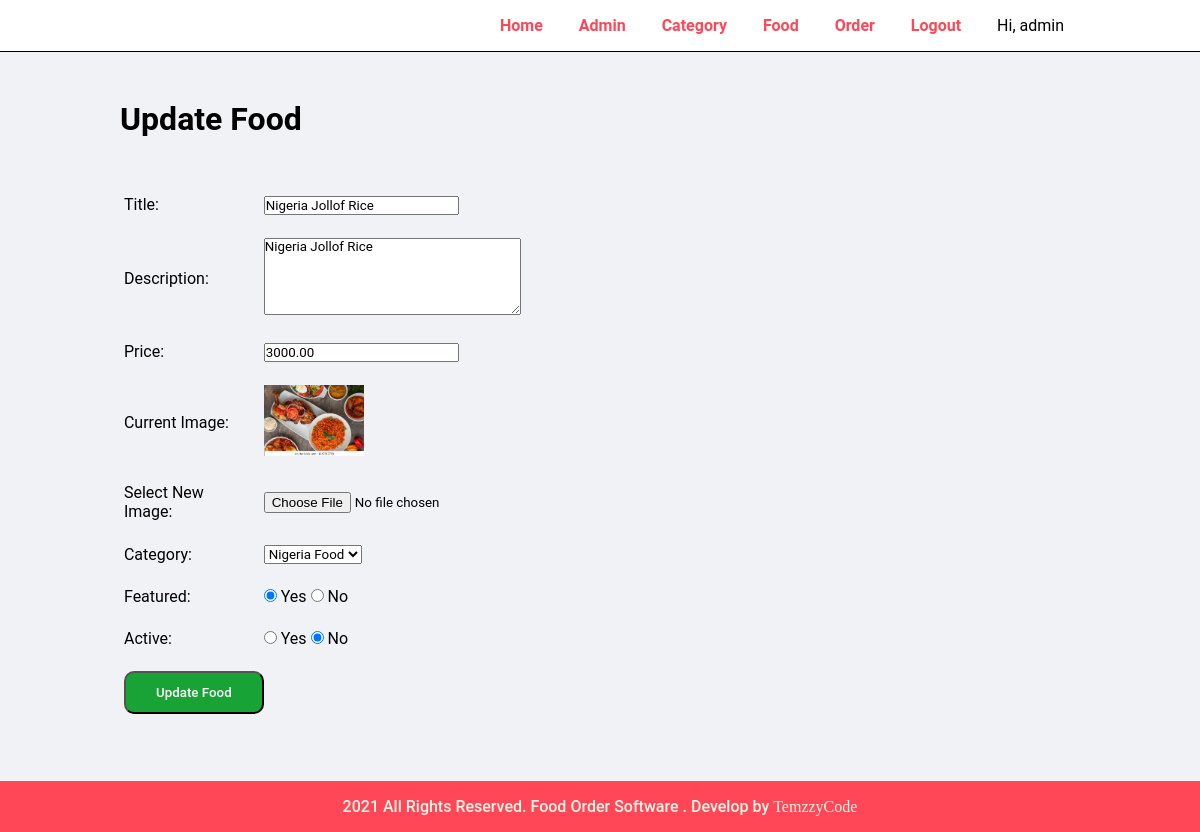
Screenshot of /admin/update-food.php?id=1 (signed in) with the database file from the repository.
### tables this page shows
CREATE TABLE `tbl_food` (
  `id` int(10) UNSIGNED NOT NULL,
  `title` varchar(150) NOT NULL,
  `description` varchar(255) NOT NULL,
  `price` decimal(10,2) NOT NULL,
  `image_name` varchar(255) NOT NULL,
  `category_id` int(11) UNSIGNED NOT NULL,
  `featured` varchar(20) NOT NULL,
  `active` varchar(20) NOT NULL
);

### admin/update-food.php (the view, shortened to what this page needs)
<?php include('../partials/header.php'); ?>
<?php
    if(isset($_GET['id']))
    {
        $id = $_GET['id'];
        $sql2 = "SELECT * FROM tbl_food WHERE id=$id";
        $res2 = mysqli_query($con, $sql2);
        $row2 = mysqli_fetch_assoc($res2);
        $title = $row2['title'];
        $description = $row2['description'];
        $price = $row2['price'];
        $current_image = $row2['image_name'];
        $current_category = $row2['category_id'];
        $featured = $row2['featured'];
        $active = $row2['active'];
    }
    else
    {
        header('location:'.SITEURL.'admin/manage-food.php');
    }
?>
<div class="main-content">
    <div class="wrapper">
        <h1>Update Food</h1>
        <br><br>
        <form action="" method="POST" enctype="multipart/form-data">
        <table class="tbl-30">
            <tr>
                <td>Title: </td>
                <td>
                    <input type="text" name="title" value="<?php echo $title; ?>">
                </td>
            </tr>
            <tr>
                <td>Description: </td>
                <td>
                    <textarea name="description" cols="30" rows="5"><?php echo $description; ?></textarea>
                </td>
            </tr>
            <tr>
                <td>Price: </td>
                <td>
                    <input type="number" name="price" value="<?php echo $price; ?>">
                </td>
            </tr>
            <tr>
                <td>Current Image: </td>
                <td>
                    <?php
                        if($current_image == "")
                        {
                            echo "<div class='error'>Image not Available.</div>";
                        }
                        else
                        {
                            ?>
                            <img src="<?php echo SITEURL; ?>images/food/<?php echo $current_image; ?>" width="100px">
                            <?php
                        }
                    ?>
                </td>
            </tr>
            <tr>
                <td>Select New Image: </td>
                <td>
                    <input type="file" name="image">
                </td>
            </tr>
            <tr>
                <td>Category: </td>
                <td>
                    <select name="category">
                        <?php
                            $sql = "SELECT * FROM tbl_category WHERE active='Yes'";
                            $res = mysqli_query($con, $sql);
                            $count = mysqli_num_rows($res);
                            if($count>0)
                            {
                                while($row=mysqli_fetch_assoc($res))
                                {
                                    $category_title = $row['title'];
                                    $category_id = $row['id'];
                                    ?>
                                    <option <?php if($current_category==$category_id){echo "selected";} ?> value="<?php echo $category_id; ?>"><?php echo $category_title; ?></option>
                                    <?php
                                }
                            }
                            else
                            {
                                echo "<option value='0'>Category Not Available.</option>";
                            }
                        ?>
                    </select>
                </td>
            </tr>
            <tr>
                <td>Featured: </td>
                <td>
                    <input <?php if($featured=="Yes") {echo "checked";} ?> type="radio" name="featured" value="Yes"> Yes
                    <input <?php if($featured=="No") {echo "checked";} ?> type="radio" name="featured" value="No"> No
                </td>
            </tr>
            <tr>
                <td>Active: </td>
                <td>
                    <input <?php if($active=="Yes") {echo "checked";} ?> type="radio" name="active" value="Yes"> Yes
                    <input <?php if($active=="No") {echo "checked";} ?> type="radio" name="active" value="No"> No
                </td>
            </tr>
            <tr>
                <td>
                    <input type="submit" name="submit" value="Update Food" class="btn-secondary1">
                </td>
            </tr>
        </table>
        </form>
    </div>
</div>
<?php include('../partials/footer.php'); ?>

### css/admin.css (style rules this page uses)
* { margin: 0; padding: 0; font-family: roboto; }
.wrapper { padding: 1rem; width: 80%; margin: 0 auto; }
.main-content { background-color: #f1f2f6; padding: 2rem 0; }
table { border-spacing: 0 15px; }
table tr td { padding: 1%; }
table tr { margin: 10rem; }
.btn-secondary1 { background-color: rgb(24, 163, 54); padding: 12px 30px; border-radius: 10px; text-decoration: none; color: white; font-weight: 500; cursor: pointer; }
.tbl-30 { width: 30%; }

### rows the page displays
tbl_food: title "Nigeria Jollof Rice", description "Nigeria Jollof Rice", price "3000.00", image_name (picture), featured "☑", active "☑"

### other values shown
$_SESSION['username'] "admin"
form field category "Nigeria Food"
